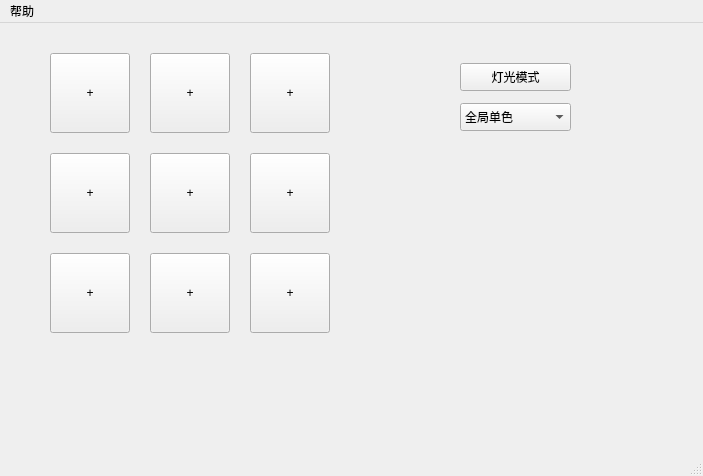
<?xml version="1.0" encoding="UTF-8"?>
<ui version="4.0">
 <class>MainWindow</class>
 <widget class="QMainWindow" name="MainWindow">
  <property name="geometry">
   <rect>
    <x>0</x>
    <y>0</y>
    <width>703</width>
    <height>476</height>
   </rect>
  </property>
  <property name="windowTitle">
   <string>设置</string>
  </property>
  <widget class="QWidget" name="centralwidget">
   <widget class="QPushButton" name="pushButton">
    <property name="geometry">
     <rect>
      <x>50</x>
      <y>30</y>
      <width>80</width>
      <height>80</height>
     </rect>
    </property>
    <property name="text">
     <string>+</string>
    </property>
   </widget>
   <widget class="QPushButton" name="pushButton_2">
    <property name="geometry">
     <rect>
      <x>150</x>
      <y>30</y>
      <width>80</width>
      <height>80</height>
     </rect>
    </property>
    <property name="text">
     <string>+</string>
    </property>
   </widget>
   <widget class="QPushButton" name="pushButton_3">
    <property name="geometry">
     <rect>
      <x>250</x>
      <y>30</y>
      <width>80</width>
      <height>80</height>
     </rect>
    </property>
    <property name="text">
     <string>+</string>
    </property>
   </widget>
   <widget class="QPushButton" name="pushButton_4">
    <property name="geometry">
     <rect>
      <x>50</x>
      <y>130</y>
      <width>80</width>
      <height>80</height>
     </rect>
    </property>
    <property name="text">
     <string>+</string>
    </property>
   </widget>
   <widget class="QPushButton" name="pushButton_5">
    <property name="geometry">
     <rect>
      <x>150</x>
      <y>130</y>
      <width>80</width>
      <height>80</height>
     </rect>
    </property>
    <property name="text">
     <string>+</string>
    </property>
   </widget>
   <widget class="QPushButton" name="pushButton_6">
    <property name="geometry">
     <rect>
      <x>250</x>
      <y>130</y>
      <width>80</width>
      <height>80</height>
     </rect>
    </property>
    <property name="text">
     <string>+</string>
    </property>
   </widget>
   <widget class="QPushButton" name="pushButton_7">
    <property name="geometry">
     <rect>
      <x>50</x>
      <y>230</y>
      <width>80</width>
      <height>80</height>
     </rect>
    </property>
    <property name="text">
     <string>+</string>
    </property>
   </widget>
   <widget class="QPushButton" name="pushButton_8">
    <property name="geometry">
     <rect>
      <x>150</x>
      <y>230</y>
      <width>80</width>
      <height>80</height>
     </rect>
    </property>
    <property name="text">
     <string>+</string>
    </property>
   </widget>
   <widget class="QPushButton" name="pushButton_9">
    <property name="geometry">
     <rect>
      <x>250</x>
      <y>230</y>
      <width>80</width>
      <height>80</height>
     </rect>
    </property>
    <property name="text">
     <string>+</string>
    </property>
   </widget>
   <widget class="QPushButton" name="pushButton_10">
    <property name="geometry">
     <rect>
      <x>460</x>
      <y>40</y>
      <width>111</width>
      <height>28</height>
     </rect>
    </property>
    <property name="text">
     <string>灯光模式</string>
    </property>
   </widget>
   <widget class="QComboBox" name="comboBox">
    <property name="geometry">
     <rect>
      <x>460</x>
      <y>80</y>
      <width>111</width>
      <height>28</height>
     </rect>
    </property>
    <item>
     <property name="text">
      <string>全局单色</string>
     </property>
    </item>
    <item>
     <property name="text">
      <string>全局渐变</string>
     </property>
    </item>
    <item>
     <property name="text">
      <string>阶梯渐变</string>
     </property>
    </item>
    <item>
     <property name="text">
      <string>单颗渐变</string>
     </property>
    </item>
   </widget>
  </widget>
  <widget class="QMenuBar" name="menubar">
   <property name="geometry">
    <rect>
     <x>0</x>
     <y>0</y>
     <width>703</width>
     <height>26</height>
    </rect>
   </property>
   <widget class="QMenu" name="menuasd">
    <property name="title">
     <string>帮助</string>
    </property>
    <addaction name="action"/>
   </widget>
   <addaction name="menuasd"/>
  </widget>
  <widget class="QStatusBar" name="statusbar"/>
  <action name="action">
   <property name="text">
    <string>联系作者</string>
   </property>
  </action>
 </widget>
 <resources/>
 <connections/>
</ui>
